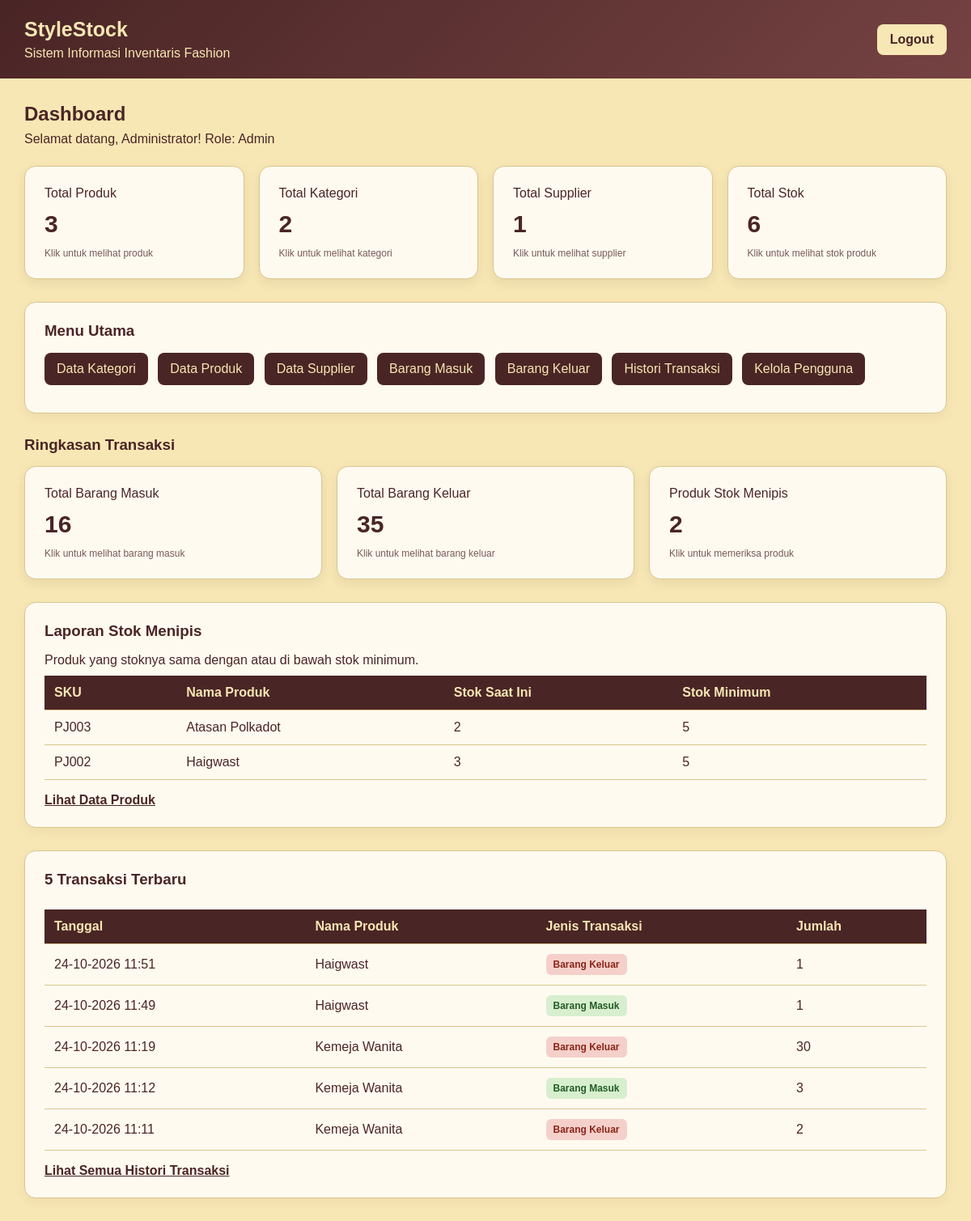
The page /InventoryApp/public/dashboard.php (signed in) on the database its author committed.
### tables this page shows
CREATE TABLE `products` (
  `id` int(11) NOT NULL,
  `category_id` int(11) NOT NULL,
  `sku` varchar(50) NOT NULL,
  `name` varchar(150) NOT NULL,
  `price` decimal(12,2) NOT NULL DEFAULT 0.00,
  `stock` int(11) NOT NULL DEFAULT 0,
  `minimum_stock` int(11) NOT NULL DEFAULT 5,
  `created_at` timestamp NOT NULL DEFAULT current_timestamp()
);

CREATE TABLE `stock_movements` (
  `id` int(11) NOT NULL,
  `product_id` int(11) NOT NULL,
  `user_id` int(11) NOT NULL,
  `supplier_id` int(11) DEFAULT NULL,
  `type` enum('IN','OUT') NOT NULL,
  `quantity` int(11) NOT NULL,
  `notes` varchar(255) DEFAULT NULL,
  `created_at` timestamp NOT NULL DEFAULT current_timestamp()
);

### InventoryApp/public/dashboard.php (the view, shortened to what this page needs)
<?php
require_once __DIR__ . '/../config/database.php';
$totalProduk = (int) $pdo->query(
    "SELECT COUNT(*) FROM products"
)->fetchColumn();
$totalKategori = (int) $pdo->query(
    "SELECT COUNT(*) FROM categories"
)->fetchColumn();
$totalSupplier = (int) $pdo->query(
    "SELECT COUNT(*) FROM suppliers"
)->fetchColumn();
$totalStok = (int) $pdo->query(
    "SELECT COALESCE(SUM(stock), 0) FROM products"
)->fetchColumn();
$totalBarangMasuk = (int) $pdo->query(
    "SELECT COALESCE(SUM(quantity), 0)
     FROM stock_movements
     WHERE type = 'IN'"
)->fetchColumn();
$totalBarangKeluar = (int) $pdo->query(
    "SELECT COALESCE(SUM(quantity), 0)
     FROM stock_movements
     WHERE type = 'OUT'"
)->fetchColumn();
$stokMenipis = $pdo->query(
    "SELECT sku, name, stock, minimum_stock
     FROM products
     WHERE stock <= minimum_stock
     ORDER BY stock ASC, name ASC"
)->fetchAll();
$transaksiTerbaru = $pdo->query(
    "SELECT sm.type, sm.quantity, sm.created_at,
            p.name AS product_name
     FROM stock_movements sm
     JOIN products p ON p.id = sm.product_id
     ORDER BY sm.created_at DESC, sm.id DESC
     LIMIT 5"
)->fetchAll();
$nama = htmlspecialchars(
    $_SESSION['user']['name'] ?? 'Pengguna',
    ENT_QUOTES,
    'UTF-8'
);
$role = htmlspecialchars(
    ucfirst($_SESSION['user']['role'] ?? 'staff'),
    ENT_QUOTES,
    'UTF-8'
);
function e($value): string
{
    return htmlspecialchars(
        (string) ($value ?? ''),
        ENT_QUOTES,
        'UTF-8'
    );
}
?>
<!DOCTYPE html>
<html lang="id">
<head>
</head>
<body>
<header>
    <div>
        <h1>StyleStock</h1>
        <p>Sistem Informasi Inventaris Fashion</p>
    </div>
    <a class="logout" href="logout.php">Logout</a>
</header>
<main>
    <section class="welcome">
        <h2>Dashboard</h2>
        <p>Selamat datang, <?= $nama ?>! Role: <?= $role ?></p>
    </section>
    <section class="cards">
        <a class="card" href="produk.php">
            <p>Total Produk</p>
            <div class="number"><?= $totalProduk ?></div>
            <span class="card-hint">Klik untuk melihat produk</span>
        </a>
        <a class="card" href="kategori.php">
            <p>Total Kategori</p>
            <div class="number"><?= $totalKategori ?></div>
            <span class="card-hint">Klik untuk melihat kategori</span>
        </a>
        <a class="card" href="supplier.php">
            <p>Total Supplier</p>
            <div class="number"><?= $totalSupplier ?></div>
            <span class="card-hint">Klik untuk melihat supplier</span>
        </a>
        <a class="card" href="produk.php">
            <p>Total Stok</p>
            <div class="number"><?= $totalStok ?></div>
            <span class="card-hint">Klik untuk melihat stok produk</span>
        </a>
    </section>
    <section class="menu">
        <h3>Menu Utama</h3>
        <a href="kategori.php">Data Kategori</a>
        <a href="produk.php">Data Produk</a>
        <a href="supplier.php">Data Supplier</a>
        <a href="barang-masuk.php">Barang Masuk</a>
        <a href="barang-keluar.php">Barang Keluar</a>
        <a href="histori.php">Histori Transaksi</a>
        <?php if (($_SESSION['user']['role'] ?? '') === 'admin'): ?>
            <a href="users.php">Kelola Pengguna</a>
        <?php endif; ?>
    </section>
    <h3 class="report-title">Ringkasan Transaksi</h3>
    <section class="cards">
        <a class="card" href="barang-masuk.php">
            <p>Total Barang Masuk</p>
            <div class="number"><?= $totalBarangMasuk ?></div>
            <span class="card-hint">Klik untuk melihat barang masuk</span>
        </a>
        <a class="card" href="barang-keluar.php">
            <p>Total Barang Keluar</p>
            <div class="number"><?= $totalBarangKeluar ?></div>
            <span class="card-hint">Klik untuk melihat barang keluar</span>
        </a>
        <a class="card" href="produk.php">
            <p>Produk Stok Menipis</p>
            <div class="number"><?= count($stokMenipis) ?></div>
            <span class="card-hint">Klik untuk memeriksa produk</span>
        </a>
    </section>
    <section class="menu">
        <h3>Laporan Stok Menipis</h3>
        <p>Produk yang stoknya sama dengan atau di bawah stok minimum.</p>
        <div class="table-wrap">
            <table>
                <thead>
                    <tr>
                        <th>SKU</th>
                        <th>Nama Produk</th>
                        <th>Stok Saat Ini</th>
                        <th>Stok Minimum</th>
                    </tr>
                </thead>
                <tbody>
                <?php if (empty($stokMenipis)): ?>
                    <tr>
                        <td colspan="4" class="empty">
                            Semua produk memiliki stok di atas batas minimum.
                        </td>
                    </tr>
                <?php else: ?>
                    <?php foreach ($stokMenipis as $item): ?>
                        <tr>
                            <td><?= e($item['sku']) ?></td>
                            <td><?= e($item['name']) ?></td>
                            <td><?= (int) $item['stock'] ?></td>
                            <td><?= (int) $item['minimum_stock'] ?></td>
                        </tr>
                    <?php endforeach; ?>
                <?php endif; ?>
                </tbody>
            </table>
        </div>
        <a class="link-histori" href="produk.php">
            Lihat Data Produk
        </a>
    </section>
    <section class="menu">
        <h3>5 Transaksi Terbaru</h3>
        <div class="table-wrap">
            <table>
                <thead>
                    <tr>
                        <th>Tanggal</th>
                        <th>Nama Produk</th>
                        <th>Jenis Transaksi</th>
                        <th>Jumlah</th>
                    </tr>
                </thead>
                <tbody>
                <?php if (empty($transaksiTerbaru)): ?>
                    <tr>
                        <td colspan="4" class="empty">
                            Belum ada transaksi barang masuk atau keluar.
                        </td>
                    </tr>
                <?php else: ?>
                    <?php foreach ($transaksiTerbaru as $transaksi): ?>
                        <tr>
                            <td>
                                <?= e(date(
                                    'd-m-Y H:i',
                                    strtotime($transaksi['created_at'])
                                )) ?>
                            </td>
                            <td><?= e($transaksi['product_name']) ?></td>
                            <td>
                                <?php if ($transaksi['type'] === 'IN'): ?>
                                    <span class="badge badge-in">
                                        Barang Masuk
                                    </span>
                                <?php else: ?>
                                    <span class="badge badge-out">
                                        Barang Keluar
                                    </span>
                                <?php endif; ?>
                            </td>
                            <td><?= (int) $transaksi['quantity'] ?></td>
                        </tr>
                    <?php endforeach; ?>
                <?php endif; ?>
                </tbody>
            </table>
        </div>
        <a class="link-histori" href="histori.php">
            Lihat Semua Histori Transaksi
        </a>
    </section>
</main>
</body>
</html>

### InventoryApp/public/dashboard.php (style rules this page uses)
* { box-sizing: border-box; margin: 0; padding: 0; }
body { font-family: Arial, sans-serif; background: #F7E7B4; color: #4A2525; min-height: 100vh; }
header { background: linear-gradient(135deg, #4A2525, #754242); color: #F7E7B4; padding: 22px 30px; display: flex; justify-content: space-between; align-items: center; gap: 15px; flex-wrap: wrap; }
header h1 { font-size: 25px; }
header p { margin-top: 6px; }
.logout { background: #F7E7B4; color: #4A2525; padding: 10px 16px; border-radius: 8px; text-decoration: none; font-weight: bold; }
main { padding: 30px; }
.welcome { margin-bottom: 24px; }
.welcome h2 { margin-bottom: 8px; }
.cards { display: grid; grid-template-columns: repeat(auto-fit, minmax(190px, 1fr)); gap: 18px; }
.card { display: block; background: #fffaf0; padding: 24px; border-radius: 14px; border: 1px solid #d9c58d; box-shadow: 0 5px 14px rgba(74, 37, 37, .08); color: #4A2525; text-decoration: none; transition: transform .2s, box-shadow .2s; }
.card p { margin-bottom: 12px; }
.number { font-size: 30px; font-weight: bold; }
.card-hint { display: block; margin-top: 12px; font-size: 12px; opacity: .75; }
.menu { margin-top: 28px; background: #fffaf0; padding: 24px; border-radius: 14px; border: 1px solid #d9c58d; box-shadow: 0 5px 14px rgba(74, 37, 37, .05); }
.menu h3 { margin-bottom: 16px; }
.menu a:not(.link-histori) { display: inline-block; margin: 0 8px 10px 0; padding: 11px 15px; background: #4A2525; color: #F7E7B4; border-radius: 8px; text-decoration: none; }
.report-title { margin-top: 28px; margin-bottom: 15px; }
.table-wrap { width: 100%; overflow-x: auto; }
table { width: 100%; border-collapse: collapse; margin-top: 10px; min-width: 550px; }
th, td { padding: 12px; text-align: left; border-bottom: 1px solid #d9c58d; }
th { background: #4A2525; color: #F7E7B4; }
.badge { display: inline-block; padding: 6px 9px; border-radius: 6px; font-weight: bold; font-size: 12px; }
.badge-in { background: #d7efce; color: #245b26; }
.badge-out { background: #f5d0ca; color: #8a2419; }
.link-histori { display: inline-block; margin-top: 16px; color: #4A2525; font-weight: bold; }

### rows shown on the page
products: sku "PJ003", name "Atasan Polkadot", stock "2", minimum_stock "5"
products: sku "PJ002", name "Haigwast", stock "3", minimum_stock "5"
stock_movements: created_at "24-10-2026 11:51", product.name "Haigwast", type "Barang Keluar", quantity "1"
stock_movements: created_at "24-10-2026 11:49", product.name "Haigwast", type "Barang Masuk", quantity "1"
stock_movements: created_at "24-10-2026 11:19", product.name "Kemeja Wanita", type "Barang Keluar", quantity "30"
stock_movements: created_at "24-10-2026 11:12", product.name "Kemeja Wanita", type "Barang Masuk", quantity "3"
stock_movements: created_at "24-10-2026 11:11", product.name "Kemeja Wanita", type "Barang Keluar", quantity "2"

### other values the page prints
$nama "Administrator"
$role "Admin"
$totalProduk "3"
$totalKategori "2"
$totalSupplier "1"
$totalStok "6"
$totalBarangMasuk "16"
$totalBarangKeluar "35"
count($stokMenipis) "2"
